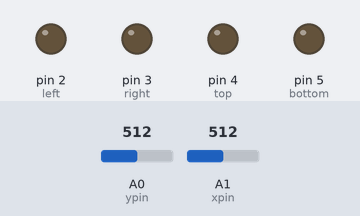
A sketch run on a simulated Arduino Uno, built with avr-gcc and run on an emulated ATmega328P. Shown: output pins drawn as LEDs (lit = HIGH). The inputs (shaded band) are chosen by the test bench; at power-on: A0 (ypin) = 512, A1 (xpin) = 512.

Above: at 1.2 s.
1.3 s: A0 (ypin) set to 55
2.8 s: A0 (ypin) set to 47
At 3.5 s:
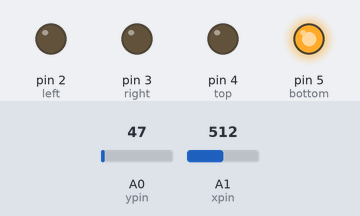
4.3 s: A1 (xpin) set to 55
5.8 s: A1 (xpin) set to 47
At 7.0 s:
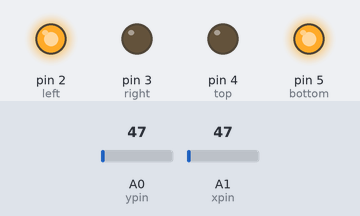
7.3 s: A0 (ypin) set to 122
At 8.1 s:
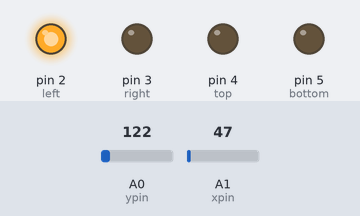
8.8 s: A1 (xpin) set to 1010
At 9.3 s:
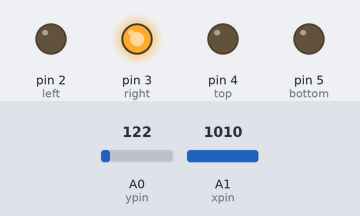
Timing chart, 0 to 11.3 s (numbered marks = the images above; inputs shaded):
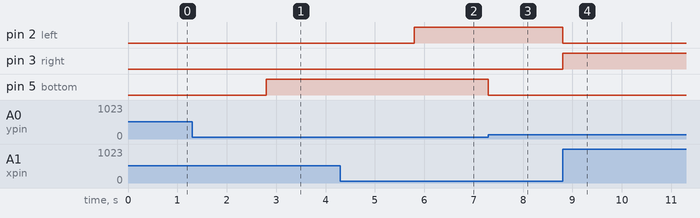

Measured:
- the behaviour switches between 50 and 49 on A0 (ypin) (found by bisection; images 0 and 1)
- the behaviour switches between 50 and 49 on A1 (xpin) (found by bisection; images 1 and 2)
- after the input at 1.3 s, every drawn part: stays the same
- after the input at 2.8 s, pin 5 (bottom): LOW → HIGH at once
- after the input at 4.3 s, every drawn part: stays the same
- after the input at 5.8 s, pin 2 (left): LOW → HIGH at once
- after the input at 7.3 s, pin 5 (bottom): HIGH → LOW at once
- after the input at 8.8 s, pin 2 (left): HIGH → LOW at once; pin 3 (right): LOW → HIGH at once

The sketch:

lukajoystick.ino
```cpp
int xpin = 1;
int ypin = 0;
int left = 2;
int right = 3;
int top = 4;
int bottom = 5;

void setup() {
  pinMode (xpin, INPUT);
  pinMode (ypin, INPUT);
  pinMode (left, OUTPUT);
  pinMode (right, OUTPUT);
  pinMode (top, OUTPUT);
  pinMode (bottom, OUTPUT);
  Serial.begin(9600);


  // put your setup code here, to run once:

}

void loop() {
  int xval;
  int yval;
  xval = analogRead(xpin);
  yval = analogRead (ypin);

  if (xval>1000){
    digitalWrite(right, HIGH);
  }
  else{
    digitalWrite(right, LOW);
  }
  if (xval<50){
    digitalWrite(left, HIGH);
  }
  else{
    digitalWrite(left, LOW);
  }
  if (yval>1000){
    digitalWrite(top, HIGH);
  }
  else{
    digitalWrite(top, LOW);
  }
  if (yval<50){
    digitalWrite(bottom, HIGH);
  }
  else{
    digitalWrite(bottom, LOW);
  }


  // put your main code here, to run repeatedly:

}
```
